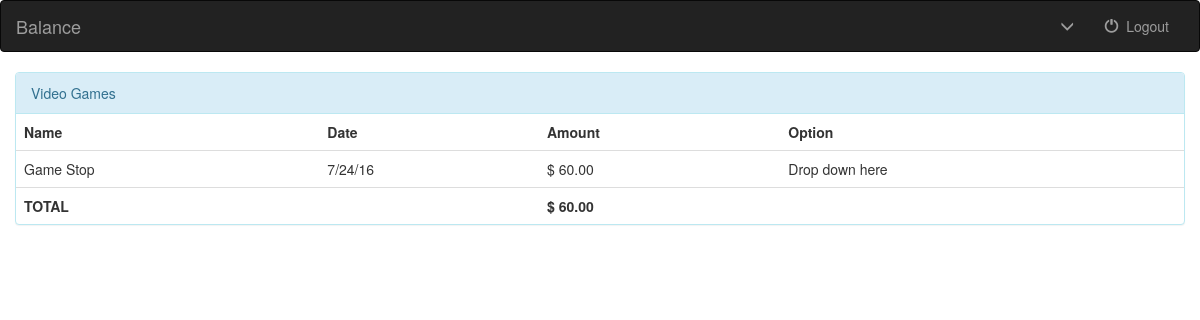
The page /file/12/ on the database as committed earlier.
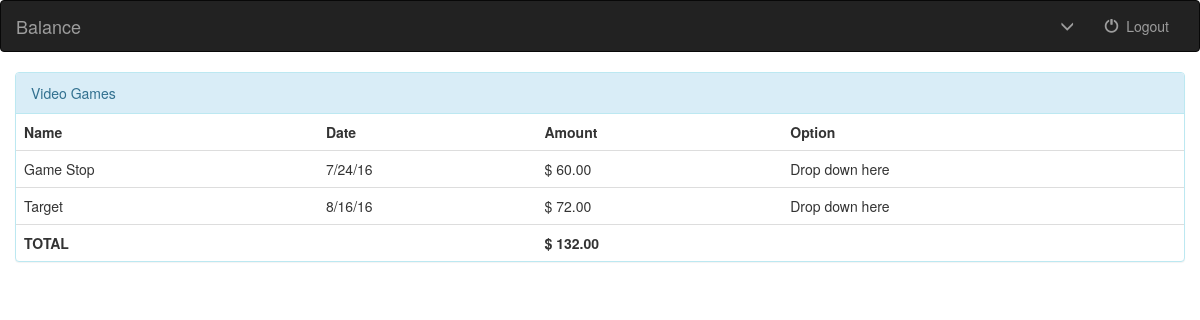
The same page on the database as committed later.
### file/models.py (models this page shows, shortened)
class Folder(models.Model):
    name = models.CharField(max_length=250)
    def get_total(self):
        total = 0
        for receipt in self.receipt_set.all():
            total += receipt.amount
        return total

class Receipt(models.Model):
    folder = models.ForeignKey(Folder, on_delete=models.CASCADE)
    store = models.CharField(max_length=250)
    date = models.CharField(max_length=15)
    amount = models.DecimalField(default=0.00, max_digits=10, decimal_places=2)

### file/views.py (the view, shortened to what this page needs)
# urls.py: url(r'^(?P<pk>[0-9]+)/$', views.DetailView.as_view(), name='detail'),
class DetailView(generic.DetailView):
    model = Folder
    template_name = 'file/details.html'

### file/templates/file/details.html (shortened to what this page needs)
{% extends 'file/base.html' %}
{% block body %}
    <div class="container-fluid">
        <div class="panel panel-info">
            <div class="panel-heading">{{ folder.name }}
            </div>
            <table class="table">
                <tr>
                    <th>Name</th>
                    <th>Date</th>
                    <th>Amount</th>
                    <th>Option</th>
                </tr>
                {% for receipt in folder.receipt_set.all %}
                <tr>
                    <td>{{ receipt.store }}</td>
                    <td>{{ receipt.date }}</td>
                    <td>$ {{ receipt.amount }}</td>
                    <td>Drop down here</td>
                </tr>
                {% endfor %}
                <tr>
                    <td><b>TOTAL</b></td>
                    <td></td>
                    <td><b>$ {{ folder.get_total }}</b></td>
                    <td></td>
                </tr>
            </table>
        </div>
    </div>
{% endblock %}

### file/templates/file/base.html (shortened to what this page needs)
<!DOCTYPE html>
<html lang="en">
<head>
    {% load staticfiles %}
    <link rel="stylesheet" href="https://maxcdn.bootstrapcdn.com/bootstrap/3.3.6/css/bootstrap.min.css">
    <link rel="stylesheet" type="text/css" href="{% static 'file/style.css' %}" />
</head>
<body>
<nav class="navbar navbar-inverse">
    <div class="container-fluid">
        <div class="navbar-header">
            <a class="navbar-brand" href="{% url 'file:index' %}">Balance</a>
        </div>
        <div class="collapse navbar-collapse" id="topNavBar">
            <ul class="nav navbar-nav navbar-right">
                <li class="">
                <li class="dropdown">
                    <a class="dropdown-toggle" data-toggle="dropdown" href="#" role="button" aria-haspopup="true" aria-expanded="false">
                        <span class="glyphicon glyphicon-menu-down" aria-hidden="true"></span>
                    </a>
                </li>
                 <li class="">
                    <a href="#">
                        <span class="glyphicon glyphicon-off" aria-hidden="true"></span>&nbsp; Logout
                    </a>
                </li>
            </ul>
        </div>
    </div>
</nav>
{% block body %}
{% endblock %}
</body>
</html>

Rows that differ between the two databases and show on the page:
computed for Folder "Video Games": get_total "60.00" → "132.00"
added Receipt: store "Target", date "8/16/16", amount "72.00"
